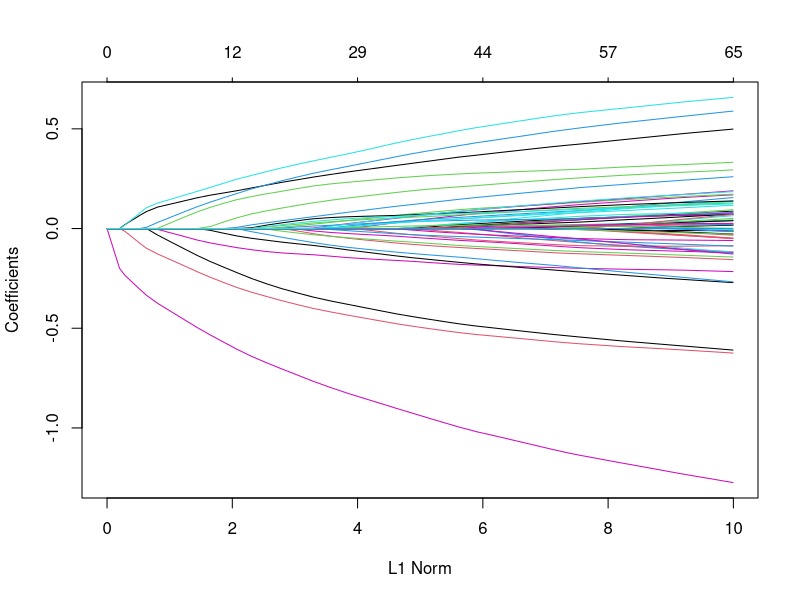
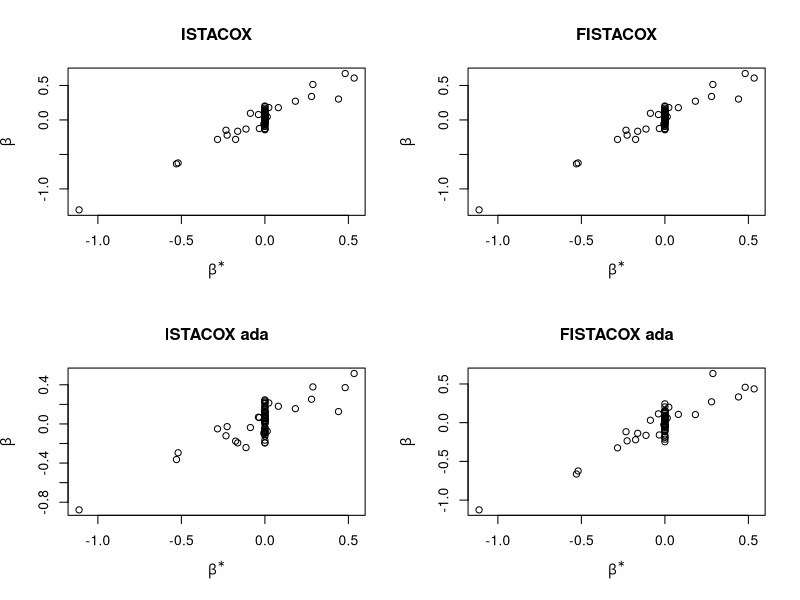

Source code (R) for these figures, in order:
## ---- chunk 1
grad <- function(X, y, beta, I, R, gamma) {
  wij <- mapply( function(i, j) t(exp( X[j, ]%*%beta) / sum( exp(X[R[[sprintf("R%i", i)]], ]%*%beta))), I, R)
  names(wij) <- names(R)
  xbar <- t(sapply(names(R), function(r) wij[[r]]%*%X[R[[r]], ]) )
  grad <- -colSums( X[I, ] - xbar ) + gamma*beta 
}

prox <- function(beta,t,alpha) ifelse(abs(beta)<t*alpha,0,beta-t*alpha*sign(beta))
norm1 <- function(beta)  sum(abs(beta))
norm22 <- function(beta)  sum(beta^2)
## ---- chunk 2
istacox <- function(X, y, I, R, alpha, gamma, kmax=1000, epsilon=1e-10) {
  p <- ncol(X)
  n <- nrow(X)
  betaold <- rnorm(p)
  t <- 1/max(eigen(t(X)%*%X)$values)
  
  for (k in 1:kmax) {
    betanew <- prox(betaold - t*grad(X, y, betaold, I, R, gamma), t, alpha)
    #print(betanew)
    if ( sum((betanew-betaold)**2) < epsilon ) break
    betaold <- betanew
  }
  
  return(list(beta=betanew, k=k))
}
## ---- chunk 3
#Cox
set.seed(10101)
N <- 250 ; p <- 66
nzc <- p/3
X <- matrix(rnorm(N*p),N,p)
betastar <- rnorm(nzc)
fx <- X[,seq(nzc)]%*%betastar/3
hx <- exp(fx)
ty <- rexp(N,hx)
# censoring indicator
tcens <- rbinom(n=N, prob=.3, size=1)
# y=Surv(ty,1-tcens) with library(survival)
y <- cbind(time=ty,status=1-tcens) 
## ---- chunk 4
require(glmnet)
fit <- glmnet(X, y, family="cox")
plot(fit)
## ---- chunk 5
# Ordering data
X.o <- X[order(y[, 1]), ]
y.o <- as.data.frame(y[order(y[, 1]), ])

# uncensored patients
I <- which(y.o$status==1)
# patients at risk
R <- lapply( which(y.o$status==1) , function(i) which( y.o$time >= y.o$time[i] ) )
names(R) <- paste0("R", which(y.o$status==1))
## ---- chunk 6
beta_star <- c(betastar/3, rep(0, p-nzc))
system.time(res <- istacox(X.o, y.o, I, R, alpha=30, gamma=30, kmax=1000, epsilon=1e-20) )
(res$k)
knitr::kable(df <- data.frame("ISTA COX" = res$beta, "$\\beta^*$" = beta_star, check.names=F))
## ---- chunk 7
neg_step <- function(X, y, t, beta, alpha, g){
  return((1/t) * (beta - prox(beta - t * g, t, alpha)))
}
## ---- chunk 8
R_ell <- function(X, y, beta, I, R, gamma){
  truc <- mapply( function(i, j) {X[j, ]%*%beta -log(sum( exp(X[R[[sprintf("R%i", i)]], ]%*%beta)))}, I, R, SIMPLIFY = F)
  - sum(unlist(truc)) + gamma/2 * norm22(beta)
}
## ---- chunk 9
cox_step_line_search <- function(X, y, beta, I, R, t=10, tau=0.5, alpha, gamma, kmax=1000){
  R_l <- R_ell(X, y, beta, I, R, gamma)
  g <- grad(X, y, beta, I, R, gamma)
  Gt <- neg_step(X, y, t, beta, alpha, g)
  Rt_l <- R_ell(X, y, beta - t*Gt, I, R, gamma)
  for (k in 1:kmax) {
    if (Rt_l <= R_l -t*t(g) %*% Gt + t/2*sum(Gt**2)) break
    t <- tau*t
    Gt <- neg_step(X, y, t, beta, alpha, g)
    Rt_l <- R_ell(X, y, beta - t*Gt, I, R, gamma)
  }
  return(t)
}
## ---- chunk 10
istacox_adapt <- function(X, y, I, R, alpha, gamma, kmax=10000, epsilon=1e-10) {
  p <- ncol(X)
  n <- nrow(X)
  betaold <- rnorm(p)
  t <- 1/max(eigen(t(X)%*%X)$values)
 
  for (k in 1:kmax) {
    t <- cox_step_line_search(X, y, betaold, I, R, t, tau=0.95, alpha, gamma)
    betanew <- prox(betaold - t*grad(X,y,betaold, I, R, gamma), t, alpha)
    if ( sum((betanew-betaold)**2) < epsilon ) break
    betaold <- betanew
  }
 
  return(list(beta=betanew, k=k))
}
## ---- chunk 11
fistacox <- function(X, y, I, R, alpha, gamma, kmax=10000, epsilon=1e-10) {
  p <- ncol(X)
  n <- nrow(X)
  t <- 1/max(eigen(t(X)%*%X)$values)
  betaold <- rnorm(p)
  betanew <- prox(betaold - t*grad(X,y,betaold,I,R, gamma),t,alpha)
 
  for (k in 2:kmax) {
    u <- betanew + (k-1) / (k+2) * (betanew - betaold)
    betaold <- betanew
    betanew <- prox(u - t*grad(X,y,u,I,R, gamma),t,alpha)
    if ( sum((betanew-betaold)**2) < epsilon ) break
  }
 
  return(list(beta=betanew, k=k))
}
## ---- chunk 12
fistacox_step_line_search <- function(X, y, u, I, R, t=10, tau=0.95, alpha, gamma, kmax=1000){
  #   if (t < 1e-32) return(t)
  Ru_l <- R_ell(X, y, u, I, R, gamma)
  gradu <- grad(X, y, u, I, R, gamma)
  x <- prox(u - t*gradu, t, alpha)
  Rx_l <- R_ell(X, y, x, I, R, gamma)
#   cat("Valeur gauche (Rx)  =", Rx, "\n")
#   cat("Valeur droite =", Ru+ t(gradu) %*% (x-u) + 1/(2*t)*sum((x-u)**2), "\n")
#   cat("Test1", (Rx > Ru+ t(gradu) %*% (x-u) + 1/(2*t)*sum((x-u)**2)), "\n")
#   cat("Test2", (Rx >= Ru+ t(gradu) %*% (x-u) + 1/(2*t)*sum((x-u)**2)), "\n")
#   cat("t==0?", t, "... ", t==0, "\n")
  for (k in 1:kmax) {
    if (Rx_l <= Ru_l +  crossprod(gradu, x-u) + 1/(2*t)*sum((x-u)**2)) break
    t <- tau*t
    x <- prox(u - t*gradu,t,alpha)
    Rx_l <- R_ell(X, y, x, I, R, gamma)
#     cat(k)
  }
#   cat("k = ",k,"\n")
  return(t)
}
## ---- chunk 13
fistacox_adapt <- function(X, y, I, R, alpha, gamma, kmax=10000, epsilon=1e-10) {
  p <- ncol(X)
  n <- nrow(X)
  t <- 1/max(eigen(t(X)%*%X)$values)
  betaold <- rnorm(p)
  betanew <- prox(betaold - t*grad(X,y,betaold,I,R, gamma),t,alpha)
 
  for (k in 2:kmax) {
    u <- betanew + (k-1) / (k+2) * (betanew - betaold)
    t <- fistacox_step_line_search(X, y, u, I, R, t, tau=0.95, alpha, gamma)
    betaold <- betanew
    betanew <- prox(u - t*grad(X,y,u,I,R, gamma),t,alpha)
    if ( sum((betanew-betaold)**2) < epsilon ) break
  }
 
  return(list(beta=betanew, k=k))
}
## ---- chunk 14
t0 <- system.time(coxnet_res <- cv.glmnet(x = X, y = y, type.measure = "deviance", family = "cox", alpha=0.5))
(lambda <- coxnet_res$lambda.min/10)
t1 <- system.time(res1 <- istacox(X.o, y.o, I, R, alpha=0.5*lambda, gamma=0.25 * lambda, kmax=1000))
t2 <- system.time(res2 <- istacox_adapt(X.o, y.o, I, R, alpha=0.5*lambda, gamma=0.25 * lambda, kmax=1000))
t3 <- system.time(res3 <- fistacox(X.o, y.o, I, R, alpha=0.5*lambda, gamma=0.25 * lambda, kmax=1000))
t4 <- system.time(res4 <- fistacox_adapt(X.o, y.o, I, R, alpha=0.5*lambda, gamma=0.25 * lambda, kmax=1000))

k1 <- res1$k
k2 <- res2$k
k3 <- res3$k
k4 <- res4$k

knitr::kable( data.frame("COXNET" = c(t0[3], "?"), "ISTACOX" = c(t1[3], k1), "ISTACOX ada" = c(t2[3], k2), "FISTACOX" = c(t3[3], k3), "FISTACOX ada" = c(t4[3], k4),
                         row.names=c("Temps","Nbre d'itérations"), check.names = F))

## ---- chunk 15
knitr::kable(data.frame("COXNET" = as.vector(coef(coxnet_res, s="lambda.min")), "ISTACOX" = res1$beta, "ISTACOX ada" = res2$beta, "FISTACOX" = res3$beta, "FISTACOX ada" = res4$beta,
                        "$\\beta^*$" = beta_star,
                        check.names = F))
## ---- chunk 16
layout(matrix(1:4,2,2))
plot(beta_star, res1$beta, main="ISTACOX", xlab=expression(beta^symbol("*")), ylab=expression(hat(beta)))
plot(beta_star, res2$beta, main="ISTACOX ada", xlab=expression(beta^symbol("*")), ylab=expression(hat(beta)))
plot(beta_star, res3$beta, main="FISTACOX", xlab=expression(beta^symbol("*")), ylab=expression(hat(beta)))
plot(beta_star, res4$beta, main="FISTACOX ada", xlab=expression(beta^symbol("*")), ylab=expression(hat(beta)))
